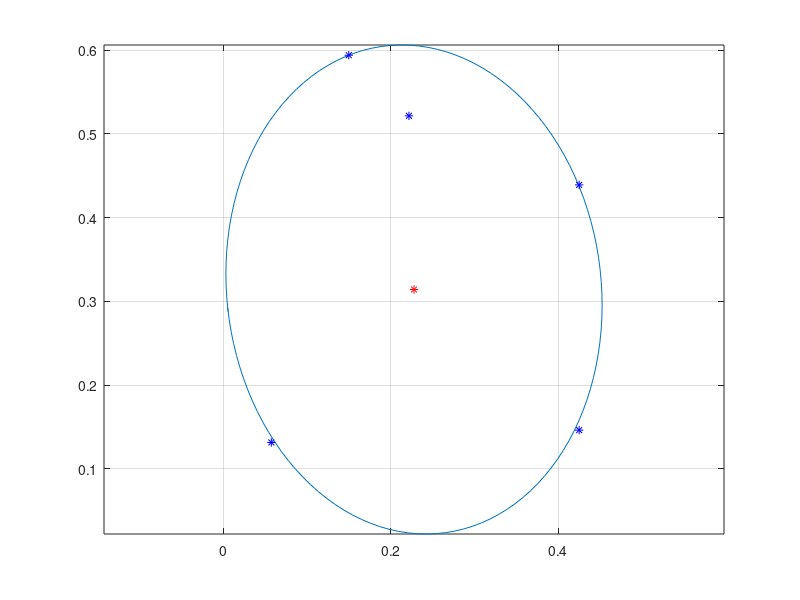

Reproduce this figure in MATLAB.

clc;
P=rand(2,5);
[d N] = size(P);

Q = zeros(d+1,N);
Q(1:d,:) = P(1:d,1:N);
Q(d+1,:) = ones(1,N);



count = 1;
err = 1;
tolerance=0.01;
u = (1/N) * ones(N,1);          



while err > tolerance
    X = Q * diag(u) * Q';      
    M = diag(Q' * inv(X) * Q);  
    [maximum j] = max(M);
    step_size = (maximum - d -1)/((d+1)*(maximum-1));
    new_u = (1 - step_size)*u ;
    new_u(j) = new_u(j) + step_size;
    count = count + 1;
    err = norm(new_u - u);
    u = new_u;
end




U = diag(u);


A = (1/d) * inv(P * U * P' - (P * u)*(P*u)' );


C = P * u;



 
 
N = 20; %





if length(C) == 3,
    Type = '3D';
elseif length(C) == 2,
    Type = '2D';
else
    display('Cannot plot an ellipse with more than 3 dimensions!!');
    return
end


[U D V] = svd(A);

if strcmp(Type, '2D'),
    
    a = 1/sqrt(D(1,1));
    b = 1/sqrt(D(2,2));

    theta = [0:1/N:2*pi+1/N];

   
    state(1,:) = a*cos(theta); 
    state(2,:) = b*sin(theta);

  
    X = V * state;
    X(1,:) = X(1,:) + C(1);
    X(2,:) = X(2,:) + C(2);
    
elseif strcmp(Type,'3D'),
    
    a = 1/sqrt(D(1,1));
    b = 1/sqrt(D(2,2));
    c = 1/sqrt(D(3,3));
    [X,Y,Z] = ellipsoid(0,0,0,a,b,c,N);
    
    
    XX = zeros(N+1,N+1);
    YY = zeros(N+1,N+1);
    ZZ = zeros(N+1,N+1);
    for k = 1:length(X),
        for j = 1:length(X),
            point = [X(k,j) Y(k,j) Z(k,j)]';
            P = V * point;
            XX(k,j) = P(1)+C(1);
            YY(k,j) = P(2)+C(2);
            ZZ(k,j) = P(3)+C(3);
        end
    end
end



if strcmp(Type,'2D'),
    plot(X(1,:),X(2,:));
    hold on;
    plot(C(1),C(2),'r*');
    hold on;
    plot(P(1,:),P(2,:),'b*');
    axis equal, grid
else
    mesh(XX,YY,ZZ);
    axis equal
    hidden off
end
